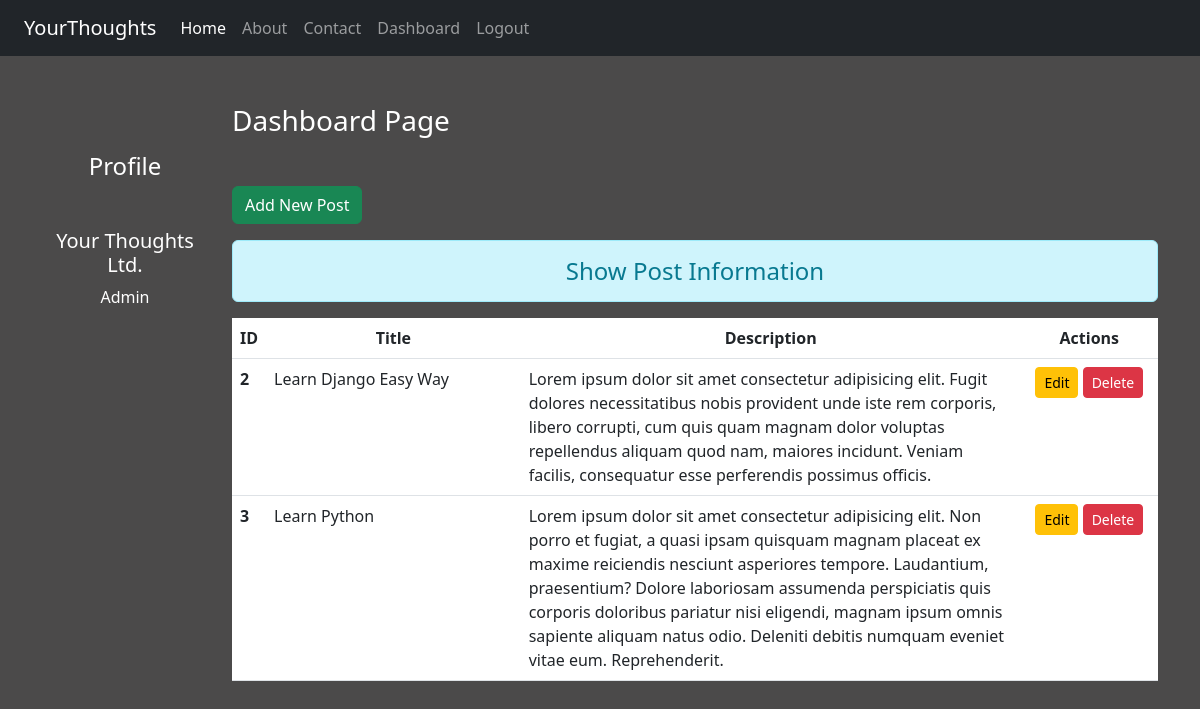
The page /dashboard/ (signed in) on the database its author committed.
### blog/models.py (models this page shows)
class Post(models.Model):
    title = models.CharField(max_length=150)
    desc = models.TextField()   #For text area

### blog/views.py (the view)
# urls.py: path('dashboard/', views.dashboard, name='dashboard'),
def dashboard(request):
    if request.user.is_authenticated:
        posts = Post.objects.all()
        user = request.user
        full_name = user.get_full_name()
        gps = user.groups.all() #One person can be in many groups
        return render(request, 'blog/dashboard.html', {'posts':posts, 'fullName':full_name, 'groups':gps})
    else:
        return HttpResponseRedirect('/login/')

### blog/templates/blog/dashboard.html (shortened to what this page needs)
{% extends './base.html' %}
{% load static %}
{% block side %}
<div class="col-sm-2 text-white my-5 text-center">
    <h4 class="my-5">Profile</h4>
    <h5>{{fullName}}</h5>
    {% for group in groups %}
        <p>{{group.name}}</p>
    {% endfor %}
</div>
{% endblock side %}
{% block content %}
<div class="col-sm-10">
    <h3 class="text-white my-5">Dashboard Page</h3>
    <a href="{% url 'addpost' %}" class="btn btn-success">Add New Post</a>
    <h4 class="text-center alert alert-info mt-3">Show Post Information</h4>
    {% if posts %}
            <table class="table table-hover bg-white">
                <thead>
                    <tr class="text-center">
                        <th scope="col" style="width:2%">ID</th>
                        <th scope="col" style="width:28%">Title</th>
                        <th scope="col" style="width:55%">Description</th>
                        <th scope="col" style="width:15%">Actions</th>
                    </tr>
                </thead>
                <tbody>
                    {% for post in posts %}
                     <tr>
                        <th scope="row">{{post.id}}</th>
                        <td>{{post.title}}</td>
                        <td>{{post.desc}}</td>
                        <td class="text-center">
                            <a href="{% url 'updatepost' post.id %}" class="btn btn-warning btn-sm">Edit</a>
                            {% if perms.blog.delete_post %}
                            <form action="{% url 'deletepost' post.id %}" method="POST" class="d-inline">
                                <input type="submit" value="Delete" class="btn btn-danger btn-sm">
                            </form>
                            {% endif %}
                        </td>
                     </tr>
                    {% endfor %}
                </tbody>
            </table>
            {% else %}
                <h4 class="text-center alert alert-warning">No Records</h4>
        {% endif %}
</div>
{% endblock content %}

### blog/templates/blog/base.html (shortened to what this page needs)
{% load static %}
<!DOCTYPE html>
<html lang="en">
<head>
    <link rel="stylesheet" href="{% static 'blog/css/bootstrap.css' %}">
    <link rel="stylesheet" href="{% static 'blog/css/style.css' %}">
</head>
<body>
    <div class="container-fluid bg-dark">
        {% include './navbar.html' %}
    </div>
    <div class="container">
        <div class="row">
            {% block side %}
            {% endblock side %}
            {% block content %}
            {% endblock content %}
        </div>
    </div>
</body>
</html>

### blog/templates/blog/navbar.html (shortened to what this page needs)
<nav class="navbar navbar-expand-lg bg-dark navbar-dark">
    <div class="container-fluid">
      <a class="navbar-brand" href="{% url 'home' %}">YourThoughts</a>
      <div class="collapse navbar-collapse" id="navbarNav">
        <ul class="navbar-nav">
          <li class="nav-item">
            <a class="nav-link active" aria-current="page" href="/">Home</a>
          </li>
          <li class="nav-item">
            <a class="nav-link" href="{% url 'about' %}">About</a>
          </li>
          <li class="nav-item">
            <a class="nav-link" href="{% url 'contact' %}">Contact</a>
          </li>
          {% if request.user.is_authenticated %}
          <li class="nav-item">
            <a class="nav-link" href="{% url 'dashboard' %}">Dashboard</a>
          </li>
          <li class="nav-item">
            <a class="nav-link" href="{% url 'logout' %}">Logout</a>
          </li>
          {% endif %}
        </ul>
      </div>
    </div>
  </nav>

### blog/static/blog/css/style.css (style rules this page uses)
body { background-color: rgb(75, 74, 74); color: antiquewhite; }

### rows shown on the page
Post: id "2", title "Learn Django Easy Way", desc "Lorem ipsum dolor sit amet consectetur adipisicing elit. Fugit dolores necessitatibus nobis provident unde iste rem corporis, libero corrupti, cum quis quam magnam dolor voluptas repellendus aliquam quod nam, maiores incidunt. Veniam facilis, consequatur esse perferendis possimus officis."
Post: id "3", title "Learn Python", desc "Lorem ipsum dolor sit amet consectetur adipisicing elit. Non porro et fugiat, a quasi ipsam quisquam magnam placeat ex maxime reiciendis nesciunt asperiores tempore. Laudantium, praesentium? Dolore laboriosam assumenda perspiciatis quis corporis doloribus pariatur nisi eligendi, magnam ipsum omnis sapiente aliquam natus odio. Deleniti debitis numquam eveniet vitae eum. Reprehenderit."

### other values the page prints
{{ fullName }} "Your Thoughts Ltd."
{{ group.name }} "Admin"
